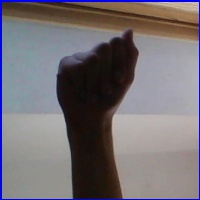
#> input picture Archive/Pipeline_Library/A1.jpg, 200 x 200 px
$ python -i Pipeline.py   (imports and definitions only)   (older library calls are emulated)
#> lines starting #> are read from the running program, lines starting #| are printed output that depends on the picture
"""
author: Eugene Mondkar
GitHub: https://github.com/EugeneMondkar
Create Date: 11/17/21
"""

import cv2
import numpy as np
import mediapipe as mp
import imutils
from numpy.lib.type_check import imag
from skimage.util import random_noise


# [89 lines left out: function fetch_hand_roi, not called in this run]


def rgb_to_hsv(image, s=32, m=128):
    """
    rgb_to_hsv(numpy array, int, int) -> (numpy array, numpy array, numpy array)
    takes a numpy array repr. an image and integers representing arbitrary values for averaging brightness processing

    @param: images is a numpy array
    @param: standard deviation is set by arbitrary value s
    @param: brightness average is set by adding an arbitrary value m
    returns tuple of a smooth image, adaptive smooth image, and a averaged brightness

    """
#> called with s = 32, m = 128
    hsv = cv2.cvtColor(
        image, cv2.COLOR_RGB2HSV)  # Convert RGB to hsv color system (hue, saturation, and value(brightness))
#> hsv: shape (200, 200, 3); mean H, S, V 58.1, 59.6, 128.5
    h, s, v = cv2.split(hsv)
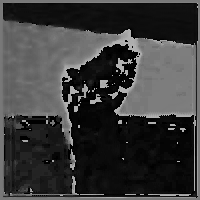
#> h: shape (200, 200); min 0, max 179, mean 58.1
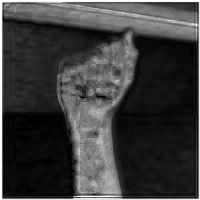
#> s: shape (200, 200); min 0, max 255, mean 59.6

    ####

    flattening_result = cv2.equalizeHist(v)

    smooth_image = cv2.cvtColor(
        cv2.merge((h, s, flattening_result)), cv2.COLOR_HSV2BGR)
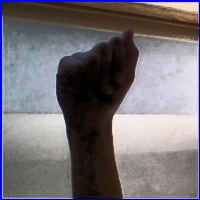
#> smooth_image: shape (200, 200, 3); mean B, G, R 118.6, 112, 117

    ####

    clahe = cv2.createCLAHE(clipLimit=2.0, tileGridSize=(3, 3))

    adaptive_flattening_result = clahe.apply(v)
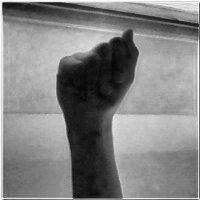
#> adaptive_flattening_result: shape (200, 200); min 5, max 255, mean 130.1

    adaptive_smooth_image = cv2.cvtColor(
        cv2.merge((h, s, adaptive_flattening_result)), cv2.COLOR_HSV2BGR)

    ####

    v = (v-np.mean(v)) / np.std(v) * s + m
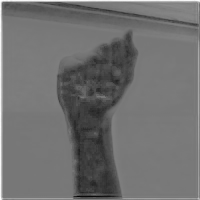
#> v: shape (200, 200) float64; min -361, max 687.2, mean 99; drawn with min black and max white

    averaging_result = np.array(v, dtype=np.uint8)
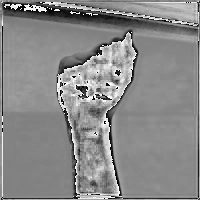
#> averaging_result: shape (200, 200); min 0, max 255, mean 137.3

    averaging_brightness_image = cv2.cvtColor(
        cv2.merge((h, s, averaging_result)), cv2.COLOR_HSV2BGR)
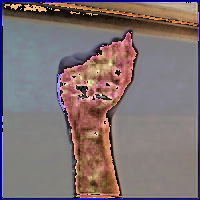
#> averaging_brightness_image: shape (200, 200, 3); mean B, G, R 114.5, 113.7, 128

    return smooth_image, adaptive_smooth_image, averaging_brightness_image


# [131 lines left out: functions bg_normalization_red_channel, bg_normalization_fg_extraction, not called in this run]


def da_rotate(image, angle):
    return imutils.rotate_bound(image, angle)


# [35 lines left out: functions da_flip, da_add_noise, da_filter, not called in this run]


def da_dilation(image, iter=1):
    kernel = np.ones((5,5), np.uint8)
    return cv2.dilate(image, kernel=kernel, iterations=iter)


def da_erosion(image, iter=1):
    kernel = np.ones((5,5), np.uint8)
    return cv2.erode(image, kernel=kernel, iterations=iter)


def greyscale(image):
    return cv2.cvtColor(image, cv2.COLOR_BGR2GRAY)


def resize(image, scale):
    dim = (int(image.shape[1] * scale), int(image.shape[0] * scale))
    return cv2.resize(image, dim, interpolation=cv2.INTER_AREA)

>>> import cv2
>>> picture = cv2.cvtColor(cv2.imread('A1.jpg'), cv2.COLOR_BGR2RGB)
>>> result = rgb_to_hsv(picture)

$ run again, on Archive/Pipeline_Library/B1219.jpg
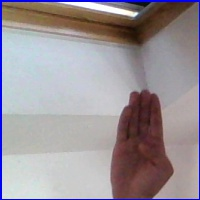
#> input picture Archive/Pipeline_Library/B1219.jpg, 200 x 200 px
#> hsv: shape (200, 200, 3); mean H, S, V 74.4, 47.8, 166.8
#> in rgb_to_hsv, `v = (v-np.mean(v)) / np.std(v) * s + m`:
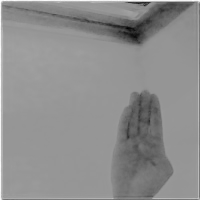
#> v: shape (200, 200) float64; min -525.7, max 587.3, mean 94.8; drawn with min black and max white
#> in rgb_to_hsv, `averaging_brightness_image = cv2.cvtColor( cv2.merge((h, s, averaging_..`:
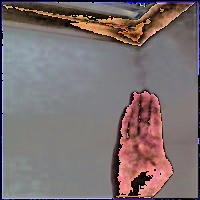
#> averaging_brightness_image: shape (200, 200, 3); mean B, G, R 113.9, 112.9, 124.9

$ run again, on Archive/Pipeline_Library/peace.jpg
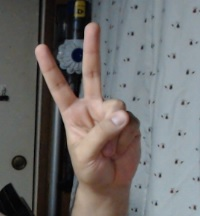
#> input picture Archive/Pipeline_Library/peace.jpg, 200 x 216 px
#> hsv: shape (216, 200, 3); mean H, S, V 61.9, 45.9, 120.1
#> in rgb_to_hsv, `v = (v-np.mean(v)) / np.std(v) * s + m`:
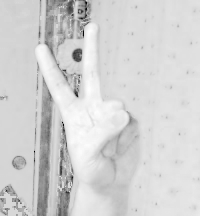
#> v: shape (216, 200) float64; min -440.7, max 233.3, mean 116.9; drawn with min black and max white
#> in rgb_to_hsv, `averaging_brightness_image = cv2.cvtColor( cv2.merge((h, s, averaging_..`:
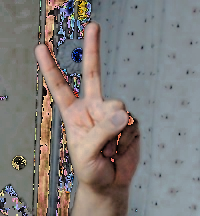
#> averaging_brightness_image: shape (216, 200, 3); mean B, G, R 121.9, 124.2, 128.6

$ run again, on Archive/Pipeline_Library/peace_1.jpg
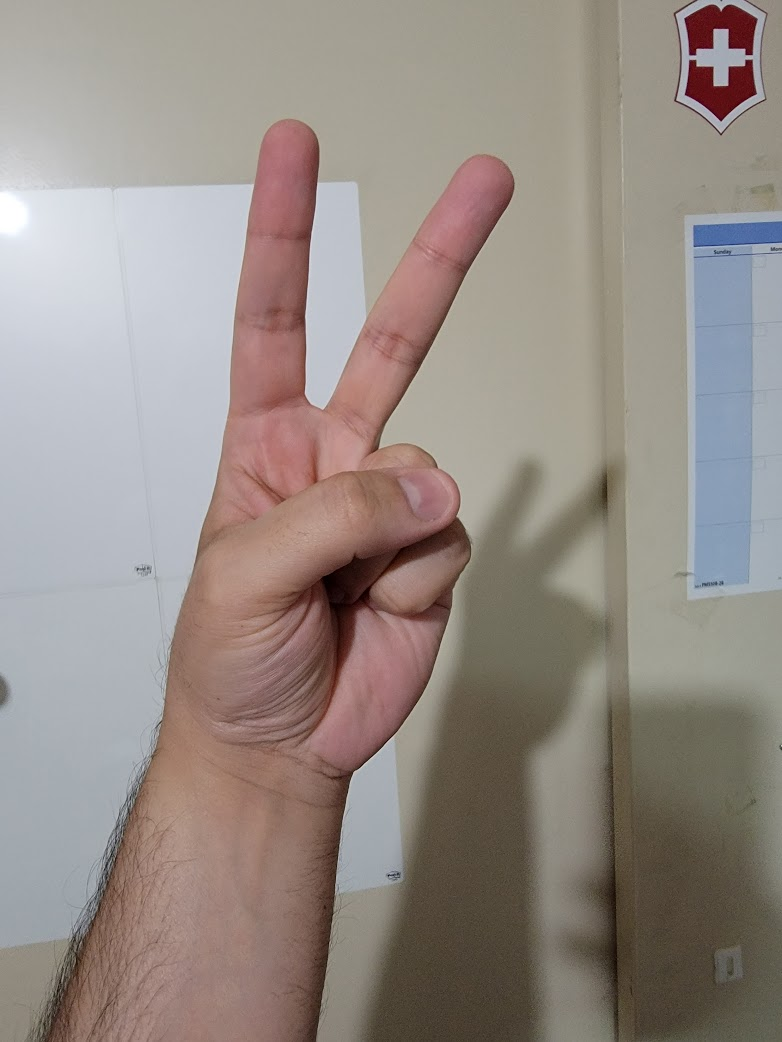
#> input picture Archive/Pipeline_Library/peace_1.jpg, 782 x 1042 px
#> hsv: shape (1042, 782, 3); mean H, S, V 43.2, 45.5, 154.1
#> in rgb_to_hsv, `averaging_brightness_image = cv2.cvtColor( cv2.merge((h, s, averaging_..`:
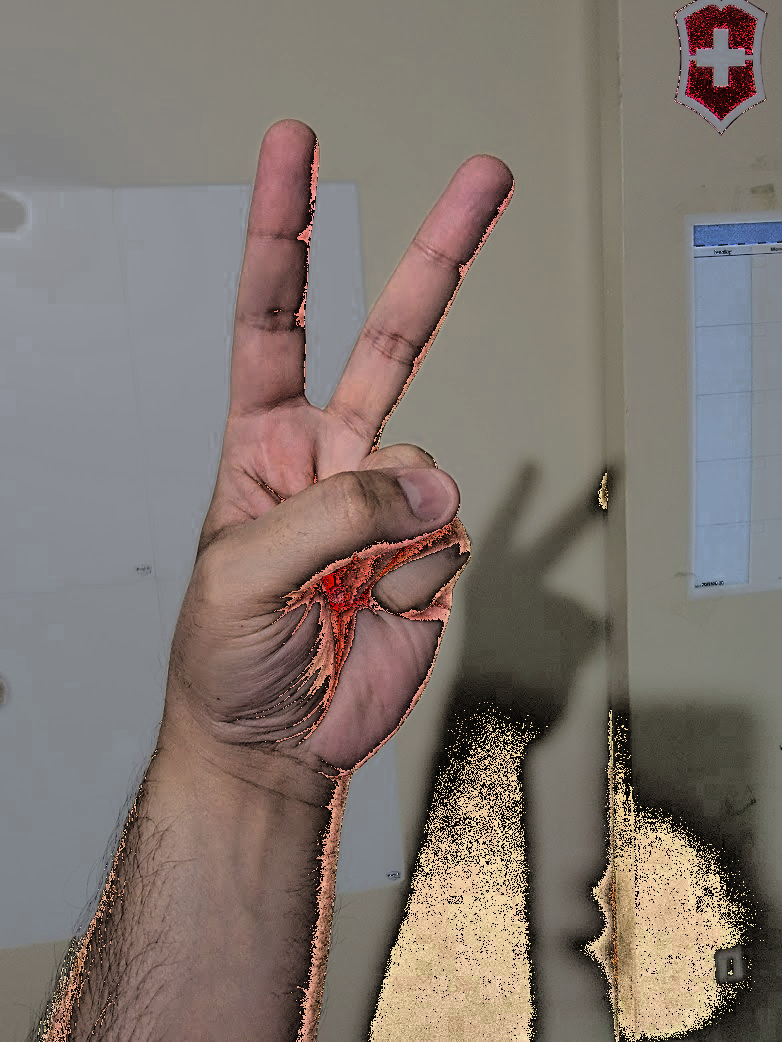
#> averaging_brightness_image: shape (1042, 782, 3); mean B, G, R 111.7, 118.4, 129.1
